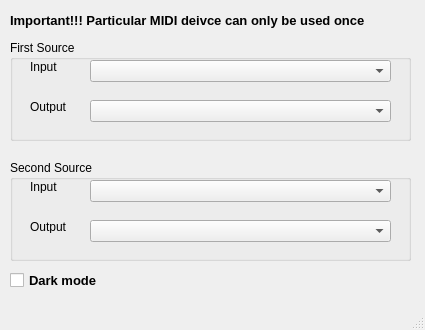
<?xml version="1.0" encoding="UTF-8"?>
<ui version="4.0">
 <class>MainWindow</class>
 <widget class="QMainWindow" name="MainWindow">
  <property name="geometry">
   <rect>
    <x>0</x>
    <y>0</y>
    <width>425</width>
    <height>330</height>
   </rect>
  </property>
  <property name="minimumSize">
   <size>
    <width>425</width>
    <height>330</height>
   </size>
  </property>
  <property name="maximumSize">
   <size>
    <width>425</width>
    <height>330</height>
   </size>
  </property>
  <property name="windowTitle">
   <string>Setting</string>
  </property>
  <widget class="QWidget" name="centralwidget">
   <widget class="QGroupBox" name="groupBox">
    <property name="geometry">
     <rect>
      <x>10</x>
      <y>40</y>
      <width>401</width>
      <height>101</height>
     </rect>
    </property>
    <property name="title">
     <string>First Source</string>
    </property>
    <widget class="QComboBox" name="comboBox_Source1_i">
     <property name="geometry">
      <rect>
       <x>80</x>
       <y>20</y>
       <width>301</width>
       <height>22</height>
      </rect>
     </property>
    </widget>
    <widget class="QLabel" name="label">
     <property name="geometry">
      <rect>
       <x>20</x>
       <y>20</y>
       <width>47</width>
       <height>13</height>
      </rect>
     </property>
     <property name="text">
      <string>Input</string>
     </property>
    </widget>
    <widget class="QLabel" name="label_2">
     <property name="geometry">
      <rect>
       <x>20</x>
       <y>60</y>
       <width>47</width>
       <height>13</height>
      </rect>
     </property>
     <property name="text">
      <string>Output</string>
     </property>
    </widget>
    <widget class="QComboBox" name="comboBox_Source1_o">
     <property name="geometry">
      <rect>
       <x>80</x>
       <y>60</y>
       <width>301</width>
       <height>22</height>
      </rect>
     </property>
    </widget>
   </widget>
   <widget class="QGroupBox" name="groupBox_2">
    <property name="geometry">
     <rect>
      <x>10</x>
      <y>160</y>
      <width>401</width>
      <height>101</height>
     </rect>
    </property>
    <property name="title">
     <string>Second Source</string>
    </property>
    <widget class="QComboBox" name="comboBox_Source2_i">
     <property name="geometry">
      <rect>
       <x>80</x>
       <y>20</y>
       <width>301</width>
       <height>22</height>
      </rect>
     </property>
    </widget>
    <widget class="QLabel" name="label_3">
     <property name="geometry">
      <rect>
       <x>20</x>
       <y>20</y>
       <width>47</width>
       <height>13</height>
      </rect>
     </property>
     <property name="text">
      <string>Input</string>
     </property>
    </widget>
    <widget class="QLabel" name="label_4">
     <property name="geometry">
      <rect>
       <x>20</x>
       <y>60</y>
       <width>47</width>
       <height>13</height>
      </rect>
     </property>
     <property name="text">
      <string>Output</string>
     </property>
    </widget>
    <widget class="QComboBox" name="comboBox_Source2_o">
     <property name="geometry">
      <rect>
       <x>80</x>
       <y>60</y>
       <width>301</width>
       <height>22</height>
      </rect>
     </property>
    </widget>
   </widget>
   <widget class="QLabel" name="label_5">
    <property name="geometry">
     <rect>
      <x>10</x>
      <y>10</y>
      <width>401</width>
      <height>20</height>
     </rect>
    </property>
    <property name="font">
     <font>
      <pointsize>10</pointsize>
      <weight>75</weight>
      <bold>true</bold>
     </font>
    </property>
    <property name="text">
     <string>Important!!! Particular MIDI deivce can only be used once</string>
    </property>
   </widget>
   <widget class="QCheckBox" name="dark_Checkbox">
    <property name="geometry">
     <rect>
      <x>10</x>
      <y>270</y>
      <width>101</width>
      <height>21</height>
     </rect>
    </property>
    <property name="font">
     <font>
      <pointsize>10</pointsize>
      <weight>75</weight>
      <bold>true</bold>
     </font>
    </property>
    <property name="text">
     <string>Dark mode</string>
    </property>
   </widget>
  </widget>
  <widget class="QMenuBar" name="menubar">
   <property name="geometry">
    <rect>
     <x>0</x>
     <y>0</y>
     <width>425</width>
     <height>21</height>
    </rect>
   </property>
  </widget>
  <widget class="QStatusBar" name="statusbar"/>
 </widget>
 <resources/>
 <connections/>
</ui>
